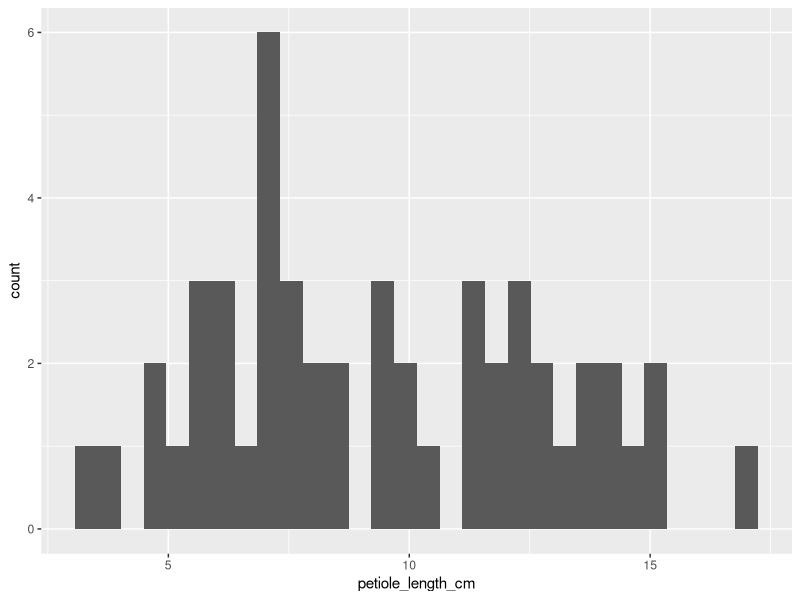

Recreate this plot in R.
## ---- chunk 1
rm(list = ls())
library(dplyr)
library(here)
library(ggplot2)
## ---- chunk 2
Leaves <- read.csv(here("Data", "Class_leaf_measurements.csv"))
## ---- chunk 3
str(Leaves)
## ---- chunk 4
names(Leaves)
## ---- chunk 5
names(Leaves)<- c("Tree_num", "Species", "Leaf_num", "DBH_cm", "petiole_length_cm", "total_length_cm", "middle_lobe_length_cm", "middle_lobe_width_cm", "person")
names(Leaves)
## ---- chunk 6
Leaves$Species<-as.factor(Leaves$Species) #convert to factor data type
levels(Leaves$Species) #view levels of factor
## ---- chunk 7
Norway<-which(Leaves$Species == "Norway mapel" | Leaves$Species == "Norway Maple")
Leaves$Species[Norway] <- "Norway maple"
Red <- which (Leaves$Species == "red maple" | Leaves$Species == "Red Maple" | Leaves$Species == "red maple")
Leaves$Species[Red] <- "Red maple"
Sugar <- which (Leaves$Species == "sugar maple" | Leaves$Species == "Sugar Maple" )
Leaves$Species[Sugar] <- "Sugar maple"
Leaves$Species <- factor(Leaves$Species) #reset the factor levels
levels(Leaves$Species) #check that it worked
## ---- chunk 8
Sugar <- Leaves %>% filter(Species == "Sugar maple") %>% select(-person, -Leaf_num, -Tree_num)
## ---- chunk 9
ggplot(Sugar, aes(x = petiole_length_cm))+
     geom_histogram()
